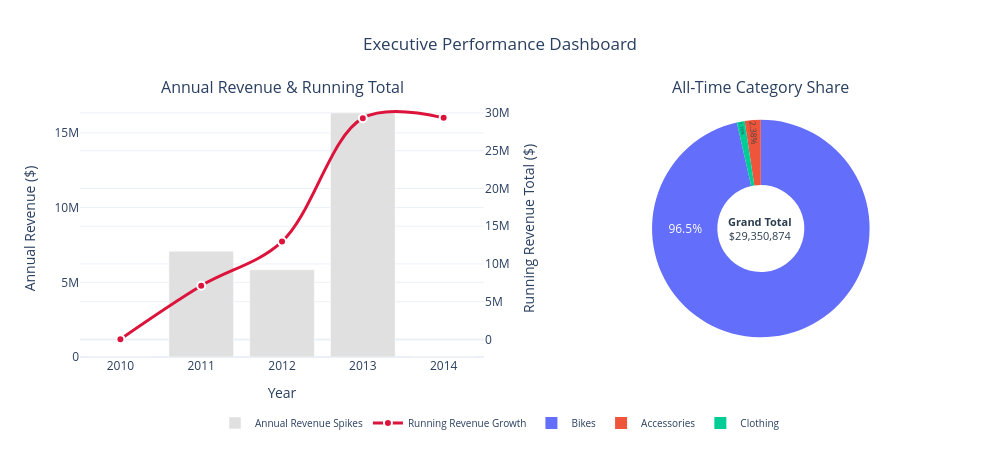

The notebook cell saved with this chart:
### Code cell
# --- 1. CALCULATE THE MASTER GRAND TOTAL ---
grand_total_revenue = yearly_sales["total_sales"].sum()
formatted_total = f"${grand_total_revenue:,.0f}"

# --- 2. CREATE THE SUBPLOT GRID WITH SECONDARY Y AXIS ---
fig = make_subplots(
    rows=1, cols=2,
    subplot_titles=("Annual Revenue & Running Total", "All-Time Category Share"),
    # 🌟 CRITICAL: Tell Column 1 it has a secondary Y-axis, Column 2 stays a donut domain
    specs=[[{"secondary_y": True}, {"type": "domain"}]],
    # 🌟 THIS FIXES THE LAYOUT: Allocate 65% width to Col 1, and 35% width to Col 2
    column_widths=[0.65, 0.35] 
)

# --- 3. COLUMN 1: ADD THE BAR CHART TRACE (Primary Y-Axis / Left) ---
fig.add_trace(
    go.Bar(
        x=yearly_sales["order_year"],
        y=yearly_sales["total_sales"],
        name="Annual Revenue Spikes",
        marker_color="#e0e0e0", # Light grey so it sits cleanly in the background
        hovertemplate="<b>Year:</b> %{x}<br><b>Annual Revenue:</b> $%{y:,.0f}<extra></extra>"
    ),
    row=1, col=1,
    secondary_y=False # 👈 Binds to the LEFT axis
)

# --- 4. COLUMN 1: ADD THE LINE CHART TRACE (Secondary Y-Axis / Right) ---
fig.add_trace(
    go.Scatter(
        x=yearly_sales["order_year"],
        y=yearly_sales["running_total"],
        name="Running Revenue Growth",
        mode="lines+markers",
        line=dict(color="crimson", width=3, shape="spline"),
        marker=dict(size=8, color="crimson", line=dict(width=2, color="white")),
        hovertemplate="<b>Year:</b> %{x}<br><b>Running Total:</b> $%{y:,.0f}<extra></extra>"
    ),
    row=1, col=1,
    secondary_y=True # 👈 Binds to the RIGHT axis
)

# --- 5. COLUMN 2: ADD THE DONUT CHART TRACE ---
# We extract the underlying raw dictionary data from px.pie to easily add it as a trace
fig_pie_base = px.pie(
    sales_by_category, 
    names="category", 
    values="category_sales",
    color_discrete_sequence=px.colors.sequential.Sunset
)

for trace in fig_pie_base.data:
    trace.update(
        hole=0.4,
        textinfo="percent", 
        textposition="inside", 
        insidetextorientation="radial",
        automargin=True,  
        hovertemplate="<b>Category:</b> %{label}<br><b>Revenue:</b> $%{value:,}<br><b>Share:</b> %{percent}<extra></extra>"
    )
    fig.add_trace(trace, row=1, col=2)

# --- 6. ADD THE HOLE ANNOTATION ---
fig.add_annotation(
    text=f"<b>Grand Total</b><br>{formatted_total}",
    x=0.850, y=0.5, showarrow=False,
    font=dict(size=11, color="#2c3e50"),
    align="center", xref="paper", yref="paper"
)

# --- 7. AXIS & CANVAS LAYOUT CONFIGURATION ---
fig.update_layout(
    title_text="Executive Performance Dashboard",
    title_x=0.5,
    template="plotly_white",
    width=1000, height=450,
    showlegend=True,
    # Merges all chart legends together cleanly at the bottom
    legend=dict(
        title=dict(text="", font=dict(size=10)), # 👈 Shrunk legend title font
        font=dict(size=10),                                    # 👈 Shrunk legend item font
       x=0.5, y=-0.20, 
        xanchor="center", yanchor="top",
        orientation="h",
        
        
    )
)

# Label your independent left and right axis rules 🏷️
fig.update_yaxes(title_text="Annual Revenue ($)", row=1, col=1, secondary_y=False)
fig.update_yaxes(title_text="Running Revenue Total ($)", row=1, col=1, secondary_y=True)
fig.update_xaxes(title_text="Year", row=1, col=1)

fig.write_image("Executive_Performance_Dashboard.png", scale=2)
fig.show()

### Figure 1 — Plotly figure (JSON) as saved in the notebook; plotly's stock layout.template omitted (floating-point values rounded to 4 significant figures)
{"data": [{"hovertemplate": "<b>Year:</b> %{x}<br><b>Annual Revenue:</b> $%{y:,.0f}<extra></extra>", "marker": {"color": "#e0e0e0"}, "name": "Annual Revenue Spikes", "type": "bar", "x": ["2010", "2011", "2012", "2013", "2014"], "xaxis": "x", "y": [43419, 7075088, 5842231, 16344494, 45642], "yaxis": "y"}, {"hovertemplate": "<b>Year:</b> %{x}<br><b>Running Total:</b> $%{y:,.0f}<extra></extra>", "line": {"color": "crimson", "shape": "spline", "width": 3}, "marker": {"color": "crimson", "line": {"color": "white", "width": 2}, "size": 8}, "mode": "lines+markers", "name": "Running Revenue Growth", "type": "scatter", "x": ["2010", "2011", "2012", "2013", "2014"], "xaxis": "x", "y": [43419, 7118507, 12960738, 29305232, 29350874], "yaxis": "y2"}, {"automargin": true, "domain": {"x": [0.681, 0.94], "y": [0, 1]}, "hole": 0.4, "hovertemplate": "<b>Category:</b> %{label}<br><b>Revenue:</b> $%{value:,}<br><b>Share:</b> %{percent}<extra></extra>", "insidetextorientation": "radial", "labels": ["Bikes", "Bikes", "Accessories", "Bikes", "Clothing", "Accessories", "Bikes", "Clothing", "Accessories", "Clothing"], "legendgroup": "", "name": "", "showlegend": true, "textinfo": "percent", "textposition": "inside", "type": "pie", "values": [43419, 7075088, 2146, 5839443, 642, 667378, 15353707, 323409, 30332, 15310]}], "layout": {"annotations": [{"font": {"size": 16}, "showarrow": false, "text": "Annual Revenue & Running Total", "x": 0.2405, "xanchor": "center", "xref": "paper", "y": 1, "yanchor": "bottom", "yref": "paper"}, {"font": {"size": 16}, "showarrow": false, "text": "All-Time Category Share", "x": 0.8105, "xanchor": "center", "xref": "paper", "y": 1, "yanchor": "bottom", "yref": "paper"}, {"align": "center", "font": {"color": "#2c3e50", "size": 11}, "showarrow": false, "text": "<b>Grand Total</b><br>$29,350,874", "x": 0.85, "xref": "paper", "y": 0.5, "yref": "paper"}], "height": 450, "legend": {"font": {"size": 10}, "orientation": "h", "title": {"font": {"size": 10}, "text": ""}, "x": 0.5, "xanchor": "center", "y": -0.2, "yanchor": "top"}, "showlegend": true, "title": {"text": "Executive Performance Dashboard", "x": 0.5}, "width": 1000, "xaxis": {"anchor": "y", "domain": [0, 0.481], "title": {"text": "Year"}}, "yaxis": {"anchor": "x", "domain": [0, 1], "title": {"text": "Annual Revenue ($)"}}, "yaxis2": {"anchor": "x", "overlaying": "y", "side": "right", "title": {"text": "Running Revenue Total ($)"}}}}
